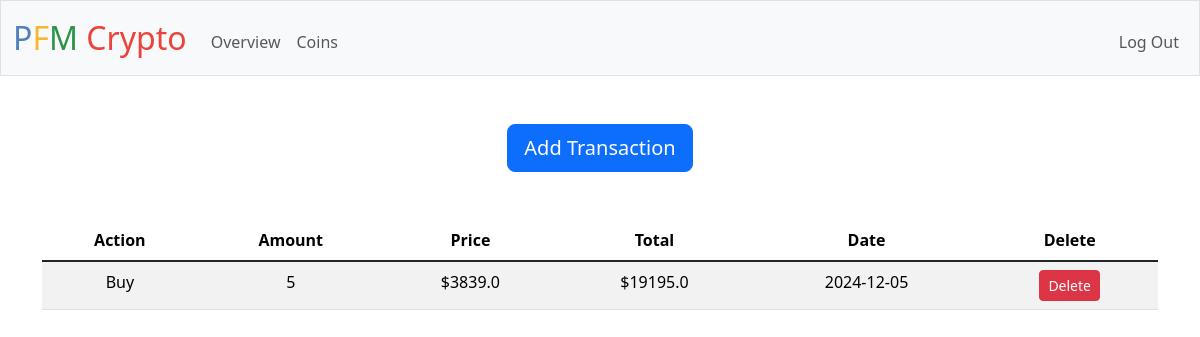
Screenshot of /coins/Ethereum (signed in) with the database file from the repository.
### tables this page shows
CREATE TABLE transactions ( id INTEGER PRIMARY KEY AUTOINCREMENT, user_id INTEGER NOT NULL, coin_id INTEGER NOT NULL, buy BOOLEAN NOT NULL, price REAL NOT NULL, amount NUMERIC NOT NULL, date DATE NOT NULL, FOREIGN KEY (user_id) REFERENCES users (id) ON DELETE CASCADE, FOREIGN KEY (coin_id) REFERENCES coins (id) ON DELETE CASCADE );

### app.py (the view)
@app.route('/coins/<name>', methods=["GET"])
@login_required
def coin_page(name):
    coin_info = db.execute(
        "SELECT id, genesis, coin_id FROM coins WHERE name = ? AND user_id = ?", name, session["user_id"]
    )
    txs = db.execute(
        "SELECT * from transactions WHERE user_id = ? AND coin_id = ? ORDER BY date", session["user_id"], coin_info[0]["id"]
    )
    other_txs = db.execute(
        "SELECT * from transactions WHERE user_id = ? AND coin_id != ? ORDER BY date", session["user_id"], coin_info[0]["id"]
    )
    genesis = coin_info[0]["genesis"]
    coin_id = coin_info[0]["coin_id"]
    id = coin_info[0]["id"]
    other_coins = db.execute(
        "SELECT id, name FROM coins WHERE user_id = ? AND coin_id != ?", session["user_id"], coin_id
    )
    return render_template('transactions.html', txs = txs, genesis = genesis, coin_id = coin_id, id = id, other_coins = other_coins, other_txs = other_txs)

### app.py (called while the page is built)
@app.after_request
def after_request(response):
    response.headers["Cache-Control"] = "no-cache, no-store, must-revalidate"
    response.headers["Expires"] = 0
    response.headers["Pragma"] = "no-cache"
    return response

### helpers.py (called while the page is built)
def login_required(f):
    @wraps(f)
    def decorated_function(*args, **kwargs):
        if session.get("user_id") is None:
            return redirect("/login")
        return f(*args, **kwargs)
    return decorated_function

### templates/transactions.html (shortened to what this page needs)
{% extends "layout.html" %}
{% block main %}
<div class="container d-flex justify-content-center">
    <button type="button"
    class="btn btn-primary btn-lg"
    data-bs-toggle="modal"
    data-bs-target="#addBuy"
    >
        Add Transaction
    </button>
</div>
<table class="table table-striped table-hover mt-5">
    <thead>
      <tr>
        <th scope="col">Action</th>
        <th scope="col">Amount</th>
        <th scope="col">Price</th>
        <th scope="col">Total</th>
        <th scope="col">Date</th>
        <th scope="col">Delete</th>
      </tr>
    </thead>
    <tbody class="table-group-divider">
      {% for tx in txs %}
      <tr id="{{ tx.id }}">
        <td>{{ "Buy" if tx.buy else "Sell" }}</td>
        <td>{{ tx.amount | round(2) }}</td>
        <td>${{ tx.price | round(2) }}</td>
        <td>${{ (tx.price * tx.amount) | round(2) }}</td>
        <td>{{ tx.date }}</td>
        <td><button class="btn btn-danger btn-sm delete-btn" data-tx-id="{{ tx.id }}">Delete</button></td>
      </tr>
      {% endfor %}
    </tbody>
  </table>
{% endblock %}

### rows the page displays
transactions: buy "Buy", amount "5", price "3839.0", (tx.price*tx.amount)|round(2) "19195.0", date "2024-12-05"
